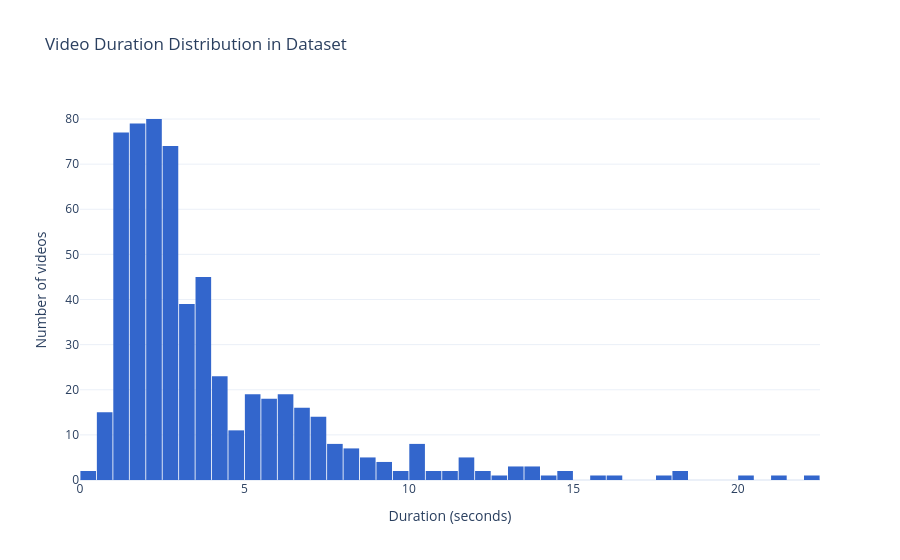

Notebook code cell kept with this figure:
### Markdown cell above
### **Video Duration Distribution & Interactive Histogram**

### Code cell
durations_data = get_dataset_durations_metadata(RENAMED_DIR, VIDEO_EXTENSIONS)
durations = [d['duration_sec'] for d in durations_data]

print(f"Files found for analysis: {len(durations_data)}")

if durations:
    print("\n📊 DETAILED DISTRIBUTION (Console):")
    counts, bin_edges = np.histogram(durations, bins=50)
    for i in range(len(counts)):
        if counts[i] > 0:
            print(f"From {bin_edges[i]:.1f} to {bin_edges[i+1]:.1f} sec: {counts[i]} videos")
            
    total_duration_sec = sum(durations)
    avg_duration = total_duration_sec / len(durations)
    hours = int(total_duration_sec // 3600)
    minutes = int((total_duration_sec % 3600) // 60)
    
    print(f"\n📊 DATASET STATISTICS:")
    print(f"Successfully read: {len(durations_data)} videos")
    print(f"Total duration: {hours} hours {minutes} minutes ({total_duration_sec:.1f} sec)")
    print(f"Average video duration: {avg_duration:.1f} sec")
    
    print("\n📈 Generating interactive histogram...")
    df_durations = pd.DataFrame(durations_data)
    plot_duration_histogram(df_durations)
else:
    print("No valid videos found.")

### Figure 1 — Plotly figure (JSON) as saved in the notebook; plotly's stock layout.template omitted (floating-point values rounded to 4 significant figures; data arrays with more than 128 entries replaced by an {"elided": "..."} marker saying what was removed)
{"data": [{"bingroup": "x", "hovertemplate": "Duration (seconds)=%{x}<br>count=%{y}<extra></extra>", "legendgroup": "", "marker": {"color": "#3366CC", "pattern": {"shape": ""}}, "name": "", "nbinsx": 50, "orientation": "v", "showlegend": false, "type": "histogram", "x": {"elided": "594 float values"}, "xaxis": "x", "yaxis": "y"}], "layout": {"bargap": 0.05, "barmode": "relative", "legend": {"tracegroupgap": 0}, "title": {"text": "Video Duration Distribution in Dataset"}, "xaxis": {"anchor": "y", "domain": [0, 1], "title": {"text": "Duration (seconds)"}}, "yaxis": {"anchor": "x", "domain": [0, 1], "title": {"text": "Number of videos"}}}}
